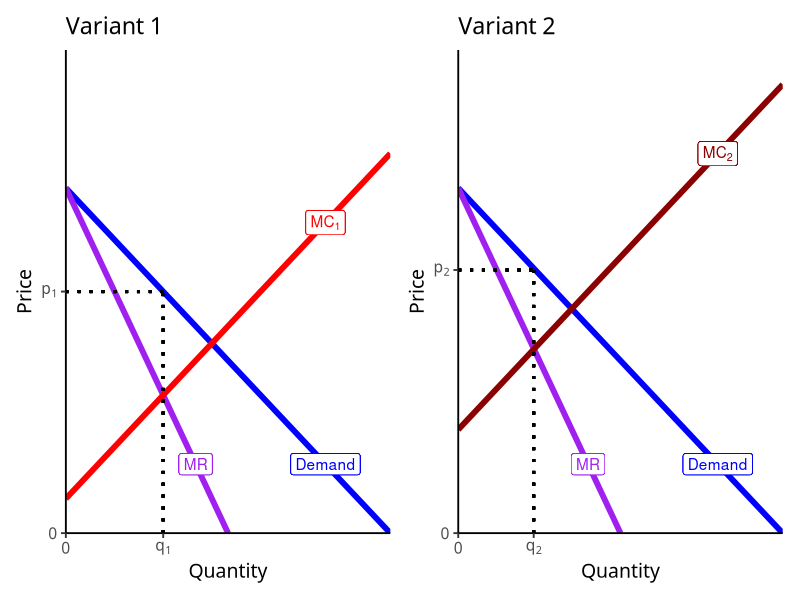
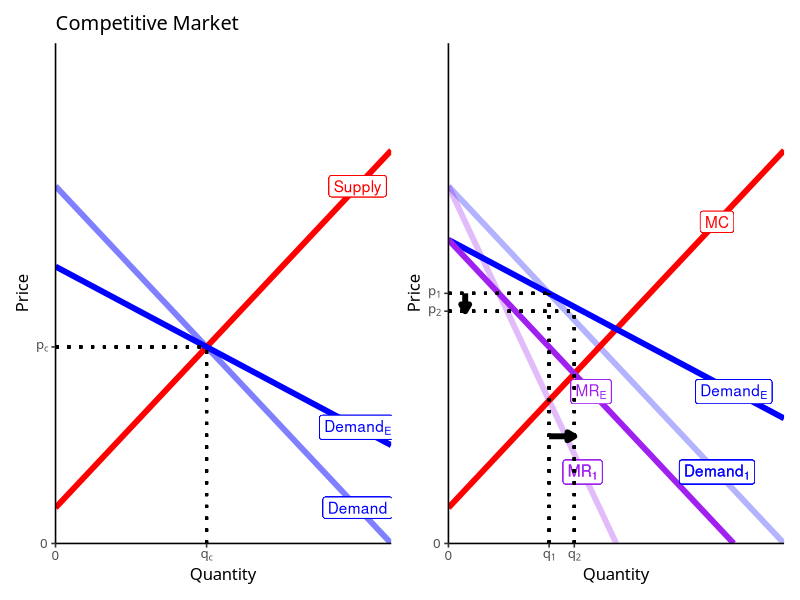

Here is the R script that generated these plots, in order:
## ---- chunk 1
knitr::opts_chunk$set(echo = FALSE,
                      message = FALSE,
                      warning = FALSE)
library(tidyverse)
library(patchwork)
## ---- chunk 2
demand_1=function(x){10-x}
mr_1=function(x){10-2*x}

demand_2=function(x){16-x}
mr_2=function(x){16-2*x}

mc_m=function(x){x+1}
mc_c=function(x){2*x+1}

demand_cr=function(x){7.75-0.5*x}

mc_m2=function(x){x+1+2}
mc_c=function(x){2*x+1}

product1<-ggplot(data=tibble(x=1:10), aes(x=x))+
  stat_function(fun=demand_1, geom="line", size=2, color="blue")+
  stat_function(fun=mr_1, geom="line", size=2, color="purple")+
  stat_function(fun=mc_m, geom="line", size=2, color="red")+

  geom_label(x=8,y=demand_1(8), color="blue", label="Demand")+
  geom_label(x=4,y=mr_1(4), color="purple", label=expression(MR))+
  geom_label(x=8,y=mc_m(8), color="red", label=expression(MC[1]))+
  geom_segment(x=3,xend=3, y=0, yend=7, size=1, linetype="dotted")+
  geom_segment(x=0,xend=3, y=7, yend=7, size=1, linetype="dotted")+

  theme_classic(base_family = "Fira Sans Condensed", base_size=14)+
  labs(x = "Quantity",
       y = "Price",
       title = "Variant 1")+
  scale_x_continuous(breaks = c(0,3),
                     labels = c(0,expression(q[1])),
                     limits = c(0,10),
                     expand=c(0,0))+
  scale_y_continuous(breaks = c(0,7),
                     labels = c(0,expression(p[1])),
                     limits = c(0,14),
                     expand=c(0,0))

product2<-ggplot(data=tibble(x=1:10), aes(x=x))+
  stat_function(fun=demand_1, geom="line", size=2, color="blue")+
  stat_function(fun=mr_1, geom="line", size=2, color="purple")+
  #stat_function(fun=mc_c, geom="line", size=2, color="red")+

  
  geom_label(x=8,y=demand_1(8), color="blue", label="Demand")+
  geom_label(x=4,y=mr_1(4), color="purple", label=expression(MR))+

  theme_classic(base_family = "Fira Sans Condensed", base_size=14)+
  labs(x = "Quantity",
       y = "Price",
       title = "Variant 2")+
  stat_function(fun=mc_m2, geom="line", size=2, color="darkred")+
  geom_label(x=8,y=mc_m2(8), color="darkred", label=expression(MC[2]))+
  geom_segment(x=2.325, xend=2.325, y=0, yend=7.625, size=1, linetype="dotted")+
  geom_segment(x=0, xend=2.325, y=7.625, yend=7.625, size=1, linetype="dotted")+
    scale_x_continuous(breaks = c(0,2.325),
                     labels = c(0,expression(q[2])),
                     limits = c(0,10),
                     expand=c(0,0))+
  scale_y_continuous(breaks = c(0,7.625),
                     labels = c(0,expression(p[2])),
                     limits = c(0,14),
                     expand=c(0,0))
product1 | product2
## ---- chunk 3
demand_1=function(x){10-x}
mr_1=function(x){10-2*x}

demand_2=function(x){16-x}
mr_2=function(x){16-2*x}

mc_m=function(x){x+1}
mc_c=function(x){2*x+1}

demand_cr=function(x){7.75-0.5*x}

pc_e<-ggplot(data=tibble(x=1:10), aes(x=x))+
  stat_function(fun=demand_1, geom="line", size=2, color="blue", alpha =0.5)+
    geom_label(x=9,y=demand_1(9), color="blue", label="Demand")+
    stat_function(fun=mc_m, geom="line", size=2, color="red")+
    geom_label(x=9,y=mc_m(9), color="red", label="Supply")+
    stat_function(fun=demand_cr, geom="line", size=2, color="blue")+
    geom_label(x=9,y=demand_cr(9), color="blue", label=expression(Demand[E]))+

  geom_segment(x=4.5,xend=4.5, y=0, yend=5.5, size=1, linetype="dotted")+
  geom_segment(x=0,xend=4.5, y=5.5, yend=5.5, size=1, linetype="dotted")+
  scale_x_continuous(breaks = c(0,4.5),
                     labels = c(0,expression(q[c])),
                     limits = c(0,10),
                     expand=c(0,0))+
  scale_y_continuous(breaks = c(0,5.5),
                     labels = c(0,expression(p[c])),
                     limits = c(0,14),
                     expand=c(0,0))+
  theme_classic(base_family = "Fira Sans Condensed", base_size=12)+
  labs(x = "Quantity",
       y = "Price",
       title = "Competitive Market")

demand_r=function(x){8.5-0.5*x}
mr_r=function(x){8.5-1*x}

mp_e<-ggplot(data=tibble(x=1:10), aes(x=x))+
  stat_function(fun=demand_1, geom="line", size=2, color="blue",alpha=0.3)+
  stat_function(fun=mr_1, geom="line", size=2, color="purple",alpha=0.3)+
  stat_function(fun=mc_m, geom="line", size=2, color="red")+

  stat_function(fun=demand_r, geom="line", size=2, color="blue")+
  stat_function(fun=mr_r, geom="line", size=2, color="purple")+

  
  geom_label(x=8,y=demand_1(8), color="blue", label=expression(Demand[1]), alpha=0.3)+
  geom_label(x=4,y=mr_1(4), color="purple", label=expression(MR[1]), alpha=0.3)+
  geom_label(x=8,y=mc_m(8), color="red", label=expression(MC))+

  geom_label(x=8.5,y=demand_r(8.5), color="blue", label=expression(Demand[E]))+
  geom_label(x=4.25,y=mr_r(4.25), color="purple", label=expression(MR[E]))+

  
  geom_segment(x=3,xend=3, y=0, yend=7, size=1, linetype="dotted")+
  geom_segment(x=0,xend=3, y=7, yend=7, size=1, linetype="dotted")+

  geom_segment(x=3.75,xend=3.75, y=0, yend=6.5, size=1, linetype="dotted")+
  geom_segment(x=0,xend=3.75, y=6.5, yend=6.5, size=1, linetype="dotted")+

  annotate("segment", x = 3, xend = 3.75, y = 3, yend = 3, colour = "black", size=2, alpha=1, arrow=arrow(length=unit(0.2,"cm"), ends="last", type="closed"))+
  annotate("segment", x = 0.5, xend = 0.5, y = 7, yend = 6.5, colour = "black", size=2, alpha=1, arrow=arrow(length=unit(0.2,"cm"), ends="last", type="closed"))+

  scale_x_continuous(breaks = c(0,3,3.75),
                     labels = c(0,expression(q[1]), expression(q[2])),
                     limits = c(0,10),
                     expand=c(0,0))+
  scale_y_continuous(breaks = c(0,6.5,7),
                     labels = c(0,expression(p[2]), expression(p[1])),
                     limits = c(0,14),
                     expand=c(0,0))+
  theme_classic(base_family = "Fira Sans Condensed", base_size=12)+
  labs(x = "Quantity",
       y = "Price")

pc_e | mp_e
